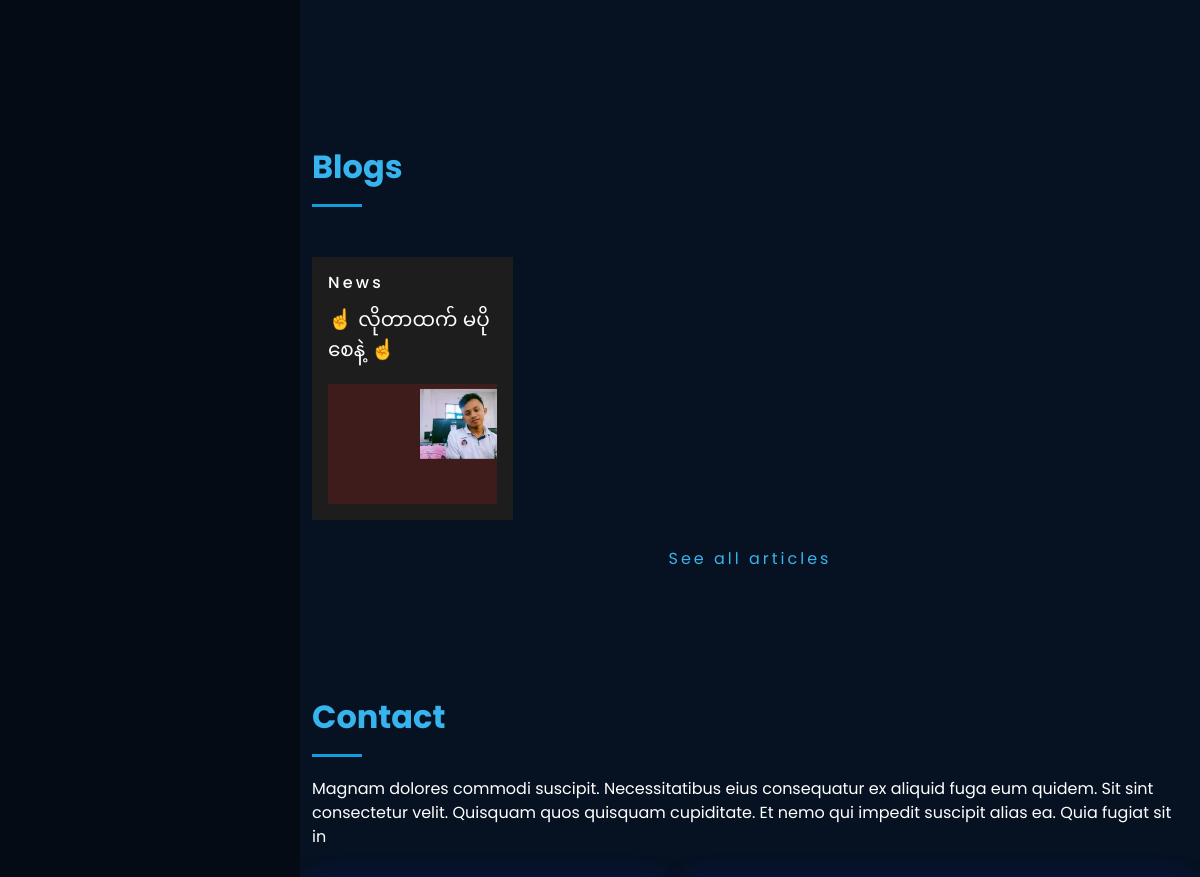
/ (middle part), run on an earlier commit of the app's database.
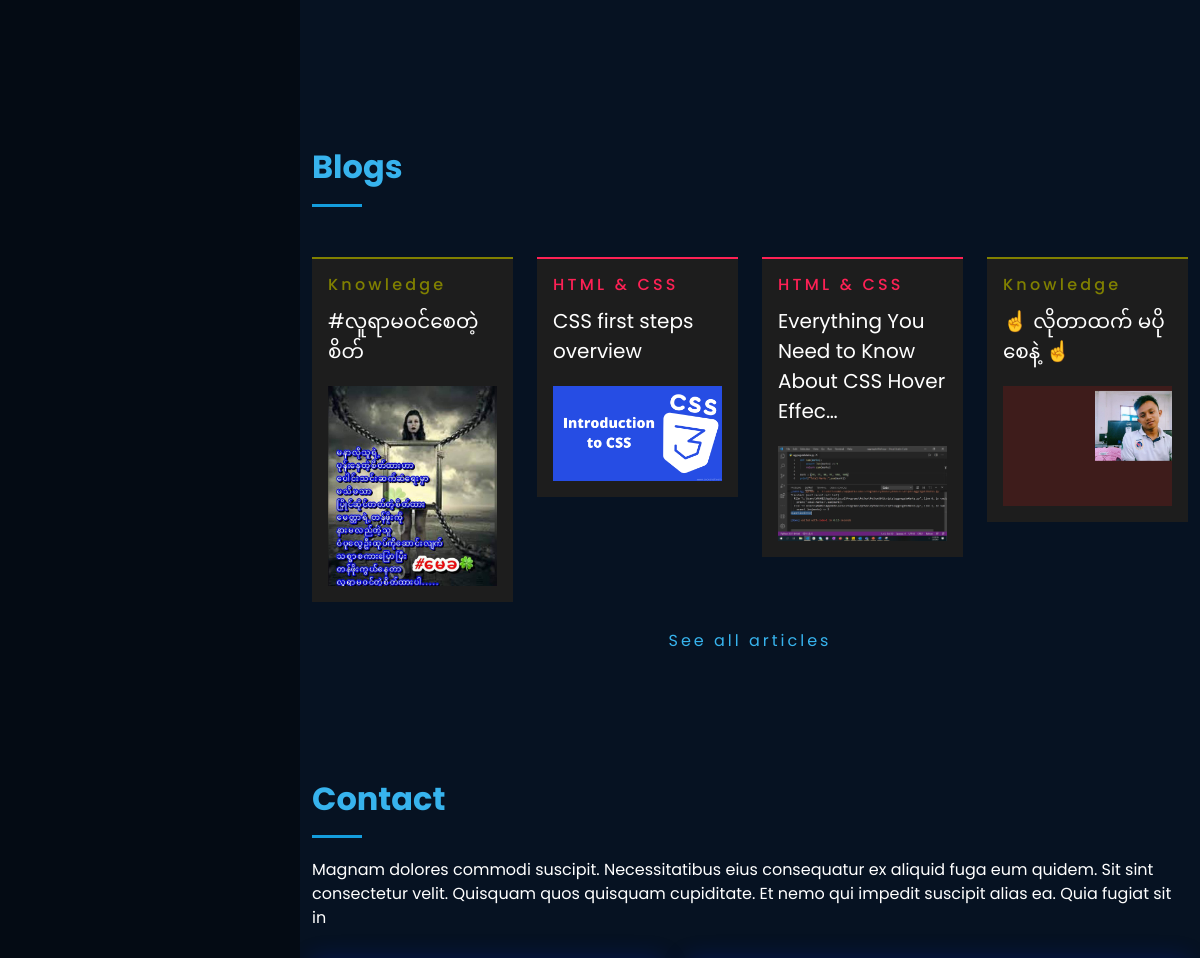
And on a later commit of the database.
### core/models.py (models this page shows, shortened)
class Blog(models.Model):
    title = models.CharField(max_length=255)
    category = models.ForeignKey(Category, on_delete=models.CASCADE)
    slug = models.SlugField(
            default='',
            editable=False,
            unique=True
        )
    author = models.ForeignKey(User, on_delete=models.CASCADE ,default='Kyaw Soe Hla')
    content = QuillField()
    short_content = QuillField(null=True,blank=True)
    image = models.ImageField(upload_to = 'static/%Y/%m/%d/blogimages', blank= True,null=True,default='static/assets/img/hero-bg.jpg')
    tags = models.ManyToManyField(Tag)
    created = models.DateTimeField(auto_now_add=True)
    updated = models.DateTimeField(auto_now=True)
    feature = models.BooleanField(default=True)
    views=models.IntegerField(default=0,null=True,blank=True)
    class Meta:
        ordering = ('-created',)
        verbose_name = 'Post'
        verbose_name_plural = 'Post'

class Category(models.Model):
    name = models.CharField(max_length=100)
    color_code = models.CharField(max_length=100,null=True,blank=True)
    slug = models.SlugField(
            default='',
            editable=False,
            unique=True
        )
    created = models.DateTimeField(auto_now_add=True)
    updated = models.DateTimeField(auto_now=True)
    class Meta:
        verbose_name = 'Category'
        verbose_name_plural = 'Category'
    def __str__(self):
        return self.name

### core/views.py (the view)
# urls.py: path('', views.home, name="home"),
def home(request):
    about = About.objects.first()
    contact = Contact.objects.first()
    hero = Hero.objects.first()
    skills = Skill.objects.all()
    blogs = Blog.objects.all()[:8]
    gallery = Gallery.objects.all()
    years = Year.objects.all()
    context = {"about":about,'contact':contact,'skills':skills,'hero':hero,'blogs':blogs,'gallery':gallery,'years':years}
    return render(request,'home.html',context)

### core/models.py (called while the page is built)
    def __str__(self):
        return self.name

    def __str__(self):
        return '{0}'.format(self.year)

### templates/home.html (shortened to what this page needs)
{% extends 'layouts/main.html' %}
{% block content %}
<main id="main">
 {% include 'layouts/gallery.html' %}
 {% include 'layouts/blog.html' %}
 {% include 'layouts/contact.html' %}
</main>
{% endblock content %}

### templates/layouts/blog.html (shortened to what this page needs)
<section id="blog" class="services">
    <div class="container">
      <div class="section-title">
        <h2>Blogs</h2>
      </div>
      <div class="row">
        {% for blog in blogs %}
        <div class="col-lg-3 col-md-6 icon-box" data-aos="fade-up">
          <div
            style="
              background-color: #1d1d1d;
              border-top: 2px solid {{blog.category.color_code}} ;
            "
            class="p-3"
          >
            <div>
              <h6 style="color: {{blog.category.color_code}};letter-spacing:0.2rem;">{{blog.category}}</h6>
              <p class="py-1"><a href="{% url 'detail' blog.slug %}" class="text-white blog-title">{{blog.title | truncatechars:50}}</a></p>
              <div style="max-height:200px;overflow:hidden;"><img
                src="{{blog.image.url}}"
                class="img-fluid"
                alt=""
              /></div>
            </div>
          </div>
        </div>
        {% endfor %}
      </div>
      <div class="text-center">
        <a href="{% url 'allblog' %}" style="letter-spacing:3px;color:#37b3ed" class="btn">See all articles</a>
      </div>
    </div>
  </section>

What changed in the data, as far as the page shows it:
added Blog: category "Knowledge", title "#လူရာမဝင်စေတဲ့စိတ်", image (picture)
added Blog: category "HTML & CSS", title "CSS first steps overview", image (picture)
added Blog: category "HTML & CSS", title "Everything You Need to Know About CSS Hover Effec…", image (picture)
changed Blog "☝ လိုတာထက် မပိုစေနဲ့ ☝": category_id 3 → 4 (drawn); category "News" → "Knowledge"
